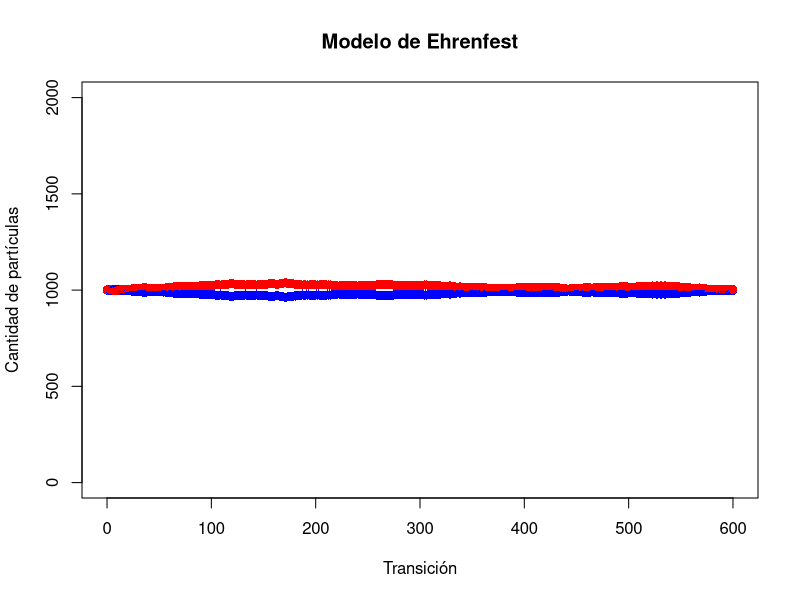

Write the R code that produced this figure.
#Modelo de Ehrenfest
Ehrenfest <- function(N, steps, x0) {
  # N     = total de partículas
  # steps = número de transiciones
  # x0    = partículas en la urna 1 al inicio
  
  x <- numeric(steps + 1)
  x[1] <- x0
  
  # Dinámica Ehrenfest
  for (t in 1:steps) {
    if (runif(1) < x[t] / N) {
      x[t + 1] <- x[t] - 1
    } else {
      x[t + 1] <- x[t] + 1
    }
  }
  
  # Colores frío y cálido
  cold_color <- "blue"
  warm_color <- "red"
  
  # Gráfico base
  plot(0:steps, x,
       type = "n",
       ylim = c(0, N),
       xlab = "Transición",
       ylab = "Cantidad de partículas",
       main = "Modelo de Ehrenfest")
  
  # Dibujar SOLO 2 puntos por tiempo
  for (t in 0:steps) {
    urna1 <- x[t + 1]
    urna2 <- N - x[t + 1]
    
    points(t, urna1, col = cold_color, pch = 16, cex = 1.2)  # punto frío
    points(t, urna2, col = warm_color, pch = 16, cex = 1.2) # punto cálido
  }
  
  return(x)
}

#Cambiar los valores de la función (lo que está entre paréntesis para que se modifique el gráfico)
#El gráfico muestra la cantidad de partículas en cada urna hasta llegar al equilibrio
Ehrenfest(2001,600,1000)